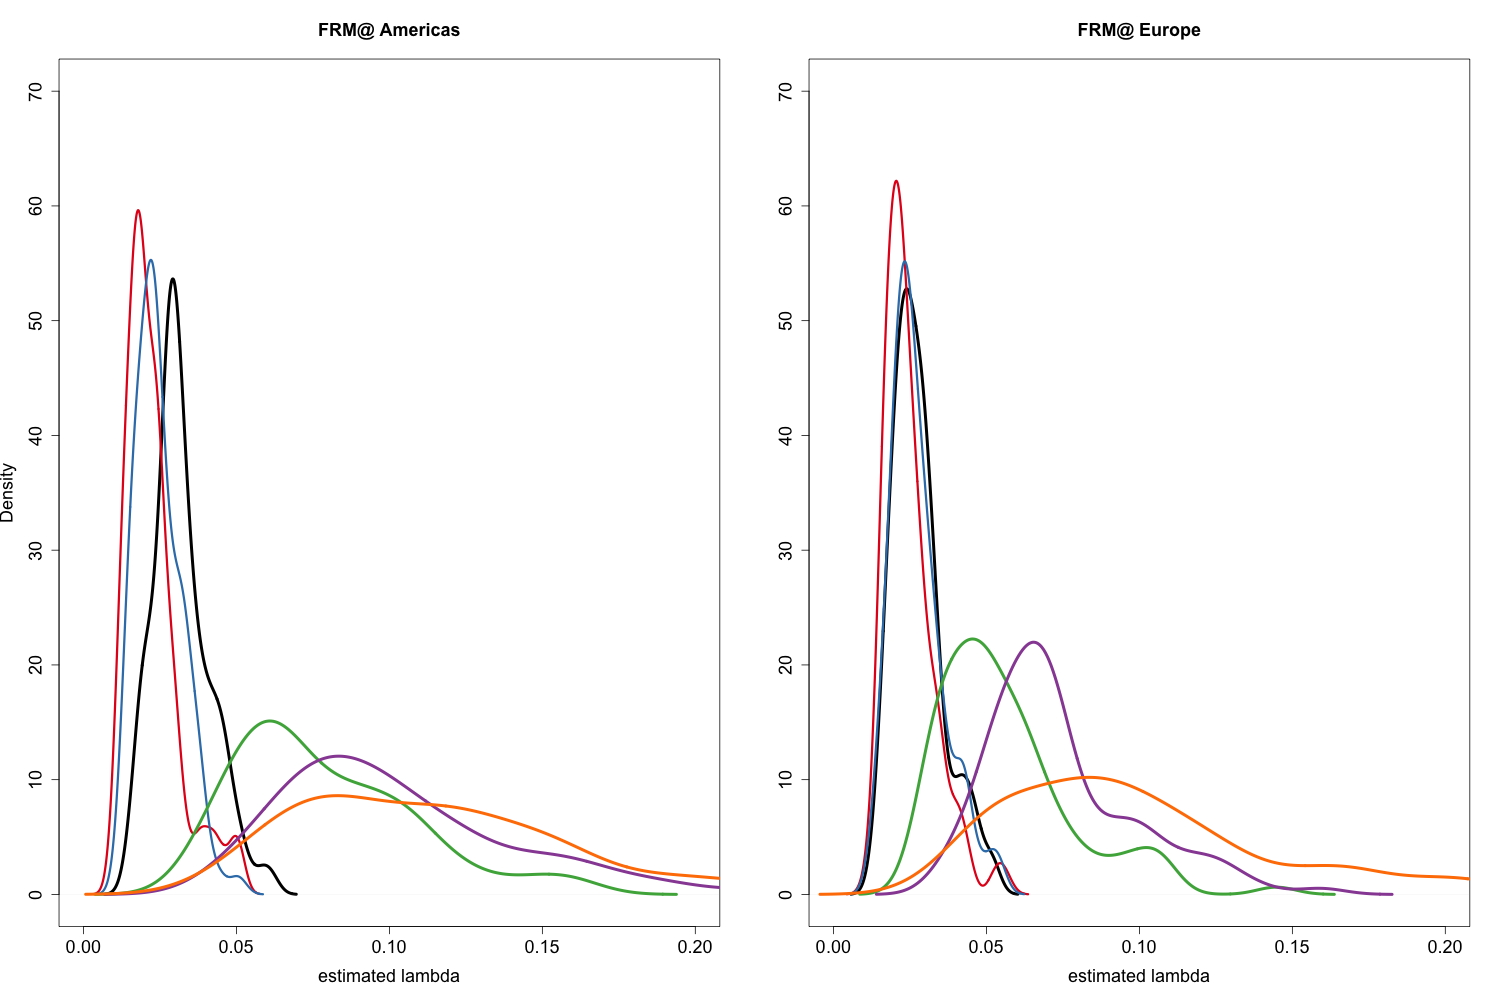

This figure's R source:
#### Creating Plots of lambda distribution for each moving window####

# clean environment
rm(list = ls(all = TRUE))
graphics.off()

# set wd
setwd("")

# install and load packages
libraries = c("dplyr", "RColorBrewer", "goft")
lapply(libraries, function(x) if (!(x %in% installed.packages())) {
    install.packages(x)
})
lapply(libraries, library, quietly = TRUE, character.only = TRUE)

# import estimated lambda
date_start1 = 20070402
date_end1 = 20091231
date_start2 = 20190101
date_end2 = 20201231
channel = "Americas"
channel2 = "Europe"

# import csv files containing daily lambda plot daily lambda distribution from kernel density estimation
data_input = function(date_start, date_end, channel) {
    lambdas_wide = read.csv(paste0("lambdas_wide_", date_start, "-", date_end, channel, ".csv"))
    lambdas_wide_t = as.data.frame(t(as.matrix(lambdas_wide)))
    lambdas_wide_t = sapply(1:ncol(lambdas_wide_t), function(i) as.numeric(lambdas_wide_t[, i]))
    rownames(lambdas_wide_t) = colnames(lambdas_wide)
    colnames(lambdas_wide_t) = paste0("date", lambdas_wide[, 1])
    lambdas_wide_t = lambdas_wide_t[-c(1), ]
    return(data.frame(lambdas_wide_t))
}
AM_data1 = data_input(date_start1, date_end1, channel)
AM_data2 = data_input(date_start2, date_end2, channel)
EU_data1 = data_input(date_start1, date_end1, channel2)
EU_data2 = data_input(date_start2, date_end2, channel2)

# plot kernel density estimation of several lambda series
cols = brewer.pal(9, "Set1")
par(mfrow = c(1, 2))
plot(density(AM_data1$date20070801, na.rm = T, kernel = "gaussian"), type = "l", ylim = c(0, 70), xlim = c(0, 0.2), main = "", xlab = "estimated lambda", 
    cex.lab = 1.5, cex.axis = 1.5, lwd = 4)
lines(density(AM_data2$date20190603, na.rm = T, kernel = "gaussian"), type = "l", col = cols[1], lwd = 3)
lines(density(AM_data2$date20191203, na.rm = T, kernel = "gaussian"), type = "l", col = cols[2], lwd = 3)
lines(density(AM_data1$date20081003, na.rm = T, kernel = "gaussian"), type = "l", col = cols[3], lwd = 4)
lines(density(AM_data1$date20090202, na.rm = T, kernel = "gaussian"), type = "l", col = cols[4], lwd = 4)
lines(density(AM_data2$date20200602, na.rm = T, kernel = "gaussian"), type = "l", col = cols[5], lwd = 4)
title(main = list(paste("FRM@", channel)), cex.main = 1.5)
plot(density(EU_data1$date20070801, na.rm = T, kernel = "gaussian"), type = "l", ylim = c(0, 70), xlim = c(0, 0.2), main = "", xlab = "estimated lambda", 
    ylab = "", cex.lab = 1.5, cex.axis = 1.5, lwd = 4)
lines(density(EU_data2$date20190603, na.rm = T, kernel = "gaussian"), type = "l", col = cols[1], lwd = 3)
lines(density(EU_data2$date20191203, na.rm = T, kernel = "gaussian"), type = "l", col = cols[2], lwd = 3)
lines(density(EU_data1$date20081003, na.rm = T, kernel = "gaussian"), type = "l", col = cols[3], lwd = 4)
lines(density(EU_data1$date20090202, na.rm = T, kernel = "gaussian"), type = "l", col = cols[4], lwd = 4)
lines(density(EU_data2$date20200602, na.rm = T, kernel = "gaussian"), type = "l", col = cols[5], lwd = 4)
title(main = list(paste("FRM@", channel2)), cex.main = 1.5)
